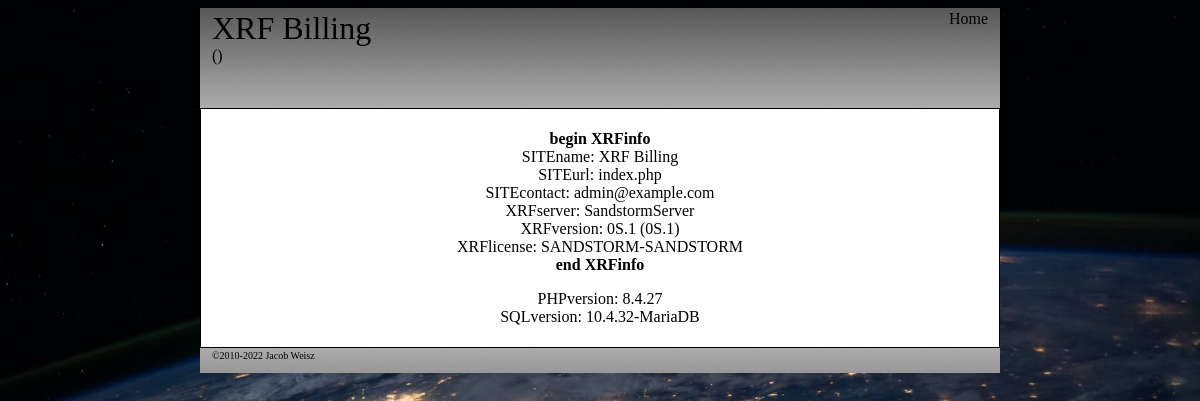
Page /xrfinfo.php on the committed database.
### tables this page shows
CREATE TABLE IF NOT EXISTS `g_config` (
  `site_name` varchar(128) NOT NULL,
  `site_url` varchar(128) NOT NULL DEFAULT 'index.php',
  `site_key` varchar(32) NOT NULL DEFAULT 'SANDSTORM-SANDSTORM' COMMENT 'License key for XRF install.',
  `auth_version` varchar(10) NOT NULL DEFAULT '0S.1' COMMENT 'If module version is not found in this string, disable module',
  `server_name` varchar(32) NOT NULL DEFAULT 'SandstormServer' COMMENT 'ID of XRF server',
  `admin_email` varchar(128) NOT NULL DEFAULT 'admin@example.com' COMMENT 'The master admin''s email for alert and notification purposes',
  `admin_id` int(8) NOT NULL DEFAULT '1' COMMENT 'The master admin''s ID',
  `vlog_enabled` int(1) NOT NULL DEFAULT '0' COMMENT 'If 1, enable verbose logging.',
  `style_default` varchar(32) NOT NULL DEFAULT 'xrflight' COMMENT 'Style to use by default',
  PRIMARY KEY (`site_name`)
);

### includes/global.php (called while the page is built, shortened)
<?php
require_once("includes/variables.php");
require_once("includes/functions_db.php");
$xrf_db = @mysqli_connect($xrf_dbserver, $xrf_dbusername, $xrf_dbpassword, $xrf_dbname) or die(mysqli_connect_error());
$xrf_config_query="SELECT * FROM g_config";
$xrf_config_result=mysqli_query($xrf_db, $xrf_config_query);
$xrf_site_name=xrf_mysql_result($xrf_config_result,0,"site_name");
$xrf_site_url=xrf_mysql_result($xrf_config_result,0,"site_url");
$xrf_site_key=xrf_mysql_result($xrf_config_result,0,"site_key");
$xrf_server_name=xrf_mysql_result($xrf_config_result,0,"server_name");
$xrf_admin_email=xrf_mysql_result($xrf_config_result,0,"admin_email");
$xrf_style_default=xrf_mysql_result($xrf_config_result,0,"style_default");
?>

### includes/functions_db.php (called while the page is built)
<?php
function xrf_mysql_result($result, $number, $field=0)
{
mysqli_data_seek($result, $number);
$row = mysqli_fetch_array($result);
return $row[$field];
}
?>

### xrfinfo.php (the view)
<?php
require_once("includes/global.php");
require_once("includes/header.php");
echo "<p><b>begin XRFinfo</b><br>
SITEname: $xrf_site_name<br>
SITEurl: $xrf_site_url<br>
SITEcontact: $xrf_admin_email<br>
XRFserver: $xrf_server_name<br>
XRFversion: $xrf_auth_version_db ($xrf_auth_version_page)<br>
XRFlicense: $xrf_site_key<br>
<b>end XRFinfo</b></p>
<p>PHPversion: " . phpversion() . "<br>SQLversion: " . mysqli_get_server_info($xrf_db) . "</p>";
require_once("includes/footer.php"); ?>

### includes/header.php (shortened to what this page needs)
<?php
if ($xrf_mystylepref == "") {$xrf_style = $xrf_style_default;}
else {$xrf_style = $xrf_mystylepref;}
echo "<html><head><title>$xrf_site_name</title>
<link rel=\"stylesheet\" type=\"text/css\" href=\"styles/$xrf_style/style.css\" />
<link rel=\"stylesheet\" type=\"text/css\" href=\"styles/print/style.css\" media=\"print\" />
</head><body>";
echo "<div class=\"header\" align=\"center\">
<table width=\"100%\"><tr><td>
<p align=\"left\">
<font size=\"6\">$xrf_site_name</font><br>
<span class=\"navigation-box\">$xrf_myusername ($xrf_myemail)</span>
</p>
</td><td>
<p align=\"right\" class=\"navigation-box\"><a href=\"index.php\">Home</a></p>
</td></tr></table>
</div>
<div class=\"container\" align=\"center\">";
?>

### includes/footer.php (shortened to what this page needs)
<?php
echo "</div><div class=\"footer\" align=\"center\">
<table width=\"100%\"><tr><td><font size=\"1\">&copy;2010-2022 Jacob Weisz</font></td><td align=\"right\"><font size=\"1\">$cplink</font></td></tr></table>
</div></body></html>";
?>

### styles/xrflight/style.css (style rules this page uses)
body { background-image: url(images/earth.jpg); -webkit-background-size: cover; -moz-background-size: cover; -o-background-size: cover; background-size: cover; font-family: Verdana; color: #000; }
a { font-family: Verdana; text-decoration: none; color: #000; border-color: #000; }
.header { width: 780px; height: 100px; margin-left: auto; margin-right: auto; padding-left: 10px; padding-right: 10px; background-image: url(images/banner.png); }
.container { width: 788px; height: auto; margin-left:auto; margin-right:auto; padding: 5px; background-color: #FFFFFF; border: 1px solid black; outline-style: none; }
.footer { width: 780px; height: 25px; margin-left: auto; margin-right: auto; padding-left: 10px; padding-right: 10px; background-image: url(images/footer.png); }
td, tr { vertical-align:top; padding: 0px; border: 0px; margin: 0px; outline-style: none; }
table { vertical-align:top; padding: 0px; border: 0px; margin: 0px; outline-style: none; }

### styles/print/style.css (style rules this page uses)
body { background: #FFFFFF; font-family: Verdana; color: #000; }
a { font-family: Verdana; text-decoration: none; color: #000; border-color: #000; }
.header { width: 780px; height: 100px; margin-left: auto; margin-right: auto; padding-left: 10px; padding-right: 10px; }
.container { width: 788px; height: auto; margin-left:auto; margin-right:auto; padding: 5px; background-color: #FFFFFF; border: 1px solid black; outline-style: none; }
.footer { display: none; }
.navigation-box { display: none; }
td, tr { vertical-align:top; padding: 0px; border: 0px; margin: 0px; outline-style: none; }
table { vertical-align:top; padding: 0px; border: 0px; margin: 0px; outline-style: none; }

### rows in the picture
g_config: site_name "XRF Billing", site_url "index.php", admin_email "admin@example.com", server_name "SandstormServer", auth_version "0S.1", site_key "SANDSTORM-SANDSTORM"

### other values in the picture
$xrf_auth_version_db "0S.1"
phpversion() "8.4.27"
mysqli_get_server_info($xrf_db) "10.4.32-MariaDB"
